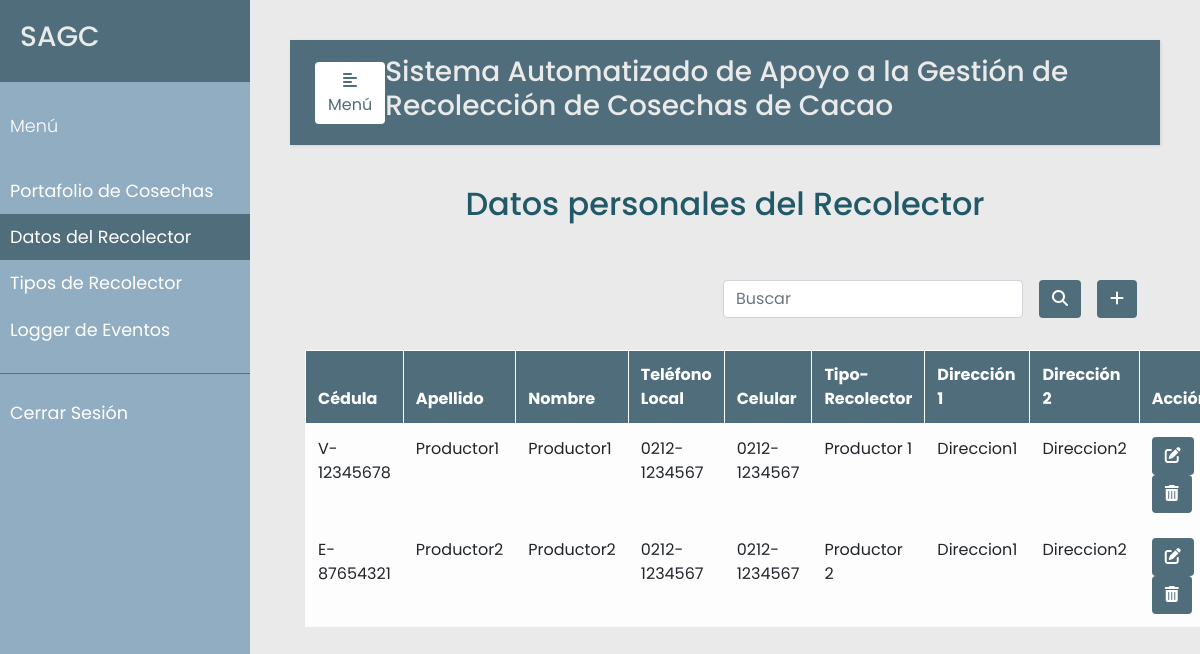
The app's page /recolector (signed in) with its own data.
### src/models.py (models this page shows, shortened)
class Recolector(db.Model):
    __tablename__ = 'recolectores'
    id = db.Column(db.Integer, primary_key=True)
    ci = db.Column(db.String(30), nullable=False, unique=True)
    nombre = db.Column(db.String(30), nullable=False)
    apellido = db.Column(db.String(30), nullable=False)
    telefono = db.Column(db.String(12), nullable=False)
    celular = db.Column(db.String(12), nullable=False)
    tipo_prod = db.Column(db.Integer, db.ForeignKey('tipo_prod.id'), nullable=False) # ForeignKey debe estar el nombre de la tabla a linkear
    direccion1= db.Column(db.String(120), nullable=False)
    direccion2 = db.Column(db.String(120))
    compras = db.relationship('Compra', backref='recolectores')
    financias = db.relationship('Financia', backref='recolectores')

class TipoRecolector(db.Model):
    __tablename__ = 'tipo_prod'
    id = db.Column(db.Integer, primary_key=True)
    descripcion = db.Column(db.String(120), nullable=False, unique=True)
    precio = db.Column(db.Float, nullable=False)
    producer = db.relationship('Recolector', backref='tipo_recolector', lazy=True)

### src/recolector.py (the view, shortened to what this page needs)
@app.route('/recolector', methods=['GET', 'POST'])
@login_required
@analyst_only
def recolector():
    error=None
    tipo_recolector = TipoRecolector.query.all()
    recolectores = Recolector.query.all()
    return render_template('recolector.html', error=error, recolector=recolectores, tipo_prod=tipo_recolector)

### src/decoradores.py (called while the page is built)
def login_required(f):
    @wraps(f)
    def wrap(*args, **kwargs):
        if 'logged_in' in session:
            return f(*args, **kwargs)
        else:
            flash('Necesitas iniciar sesión primero')
            return redirect(url_for('login'))
    return wrap

def analyst_only(f):
    @wraps(f)
    def wrap(*args, **kwargs):
        if 'rol_analyst' in session and session['rol_analyst'] == True:
            return f(*args, **kwargs)
        else:
            flash("Debes ser Analista de Ventas para acceder 'Datos del Recolector y Tipos de Recolector'.")
            return redirect(url_for('perfiles'))
    return wrap

### templates/recolector.html (shortened to what this page needs)
{% extends "base.html" %}
{% set active_page = "recolector" %}
{% block content %}
    <div class="container h-100">
        <p class="text-center h2 fw-bold mb-5 mx-1 mx-md-4 mt-4">Datos personales del Recolector</p>
        <div class="d-flex flex-row-reverse bd-highlight">
            <div class="p-2 bd-highlight">
              <button type="button" class="btn" style="color:#fff; background-color:#4F6D7A;" data-toggle="modal" data-target="#exampleModalLong">
                <i class="fa-solid fa-plus"></i>
              </button>
            </div>
            <div class="p-2 bd-highlight" style="display:flex; align-content: flex-end;">
              <form action='/recolector/search' method="post" class="form-inline" style="justify-content: flex-end">
                <input class="form-control mr-3 w-75" type="text" placeholder="Buscar" aria-label="Buscar" name="search_recolector">
                <button type="submit" id="search_recolector" name="action-type" value="search" class="btn" style="color:#fff; background-color:#4F6D7A;">
                  <i class="fas fa-search" aria-hidden="true"></i>
                </button>
              </form>
            </div>
        </div>
        <br>
        <table class="table table-bordered table-light table-hover">
          <thead>
            <tr>
              <th scope="col">Cédula</th>
              <th scope="col">Apellido</th>
              <th scope="col">Nombre</th>
              <th scope="col">Teléfono Local</th>
              <th scope="col">Celular</th>
              <th scope="col">Tipo-Recolector</th>
              <th scope="col">Dirección 1</th>
              <th scope="col">Dirección 2</th>
              <th scope="col">Acción</th>
            </tr>
          </thead>
          <tbody>
            {% for u in recolector %}
            <tr>
              <td>{{u.ci}}</td>
              <td>{{u.nombre}}</td>
              <td>{{u.apellido}}</td>
              <td>{{u.telefono}}</td>
              <td>{{u.celular}}</td>
              <td>{{u.tipo_recolector.descripcion}}</td>
              <td>{{u.direccion1}}</td>
              <td>{{u.direccion2}}</td>
              <td>
                <button type="button" class="btn action" data-toggle="modal" data-target="#edit-modal-{{u.id}}">
                  <i class="fas fa-edit"></i>
                </button>
                <button type="button" class="btn action" data-toggle="modal" data-target="#delete-modal-{{u.id}}">
                  <i class="fas fa-trash-alt"></i>
                </button>
              </td>
            </tr>
            {% endfor %}
          </tbody>
        </table>
    </div>
{% endblock %}

### static/css/styles.css (style rules this page uses)
body { font-family: 'Poppins', sans-serif; background: #EAEAEA; }
p { font-family: 'Poppins', sans-serif; font-size: 1.1em; font-weight: 300; line-height: 1.7em; color: #215968; }
.btn.action { color:#fff; background-color:#4F6D7A; }
thead { color:#fff; background-color:#4F6D7A; }

### records on screen
Recolector: ci "V-12345678", nombre "Productor1", apellido "Productor1", telefono "0212-1234567", celular "0212-1234567", tipo_recolector.descripcion "Productor 1", direccion1 "Direccion1", direccion2 "Direccion2"
Recolector: ci "E-87654321", nombre "Productor2", apellido "Productor2", telefono "0212-1234567", celular "0212-1234567", tipo_recolector.descripcion "Productor 2", direccion1 "Direccion1", direccion2 "Direccion2"
